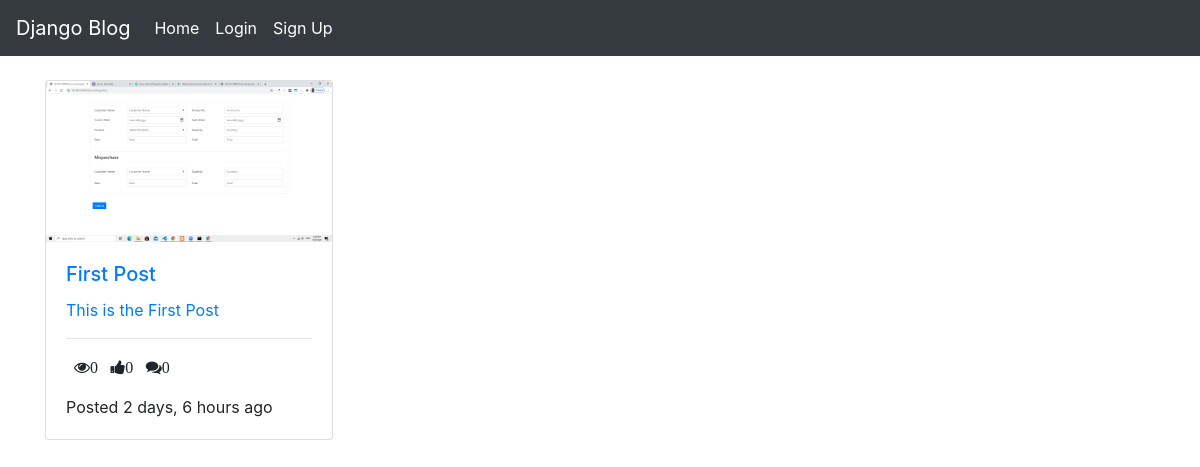
Before: / with the older database file.
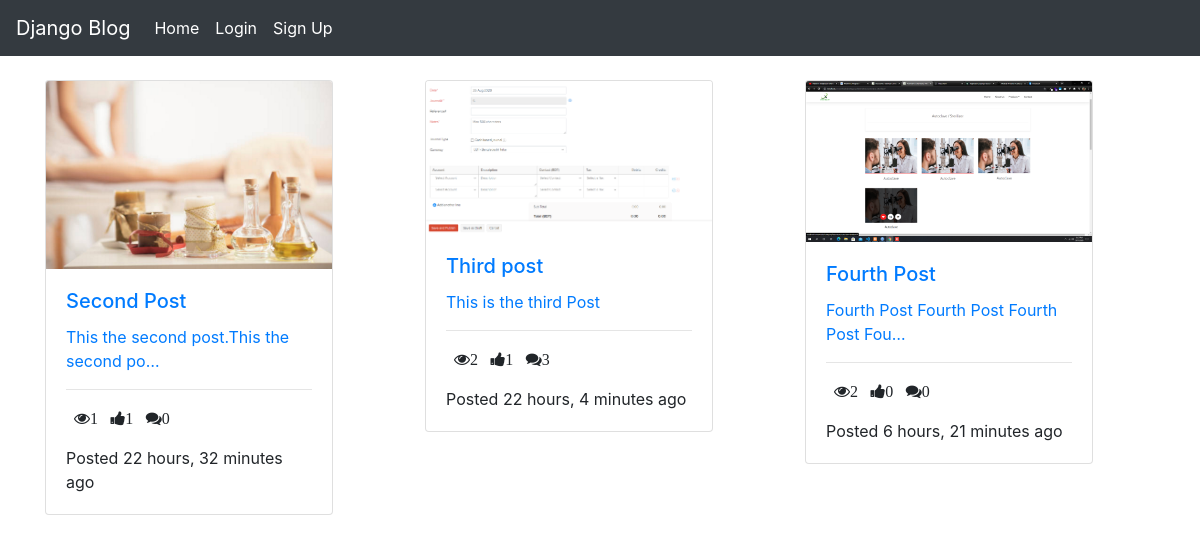
After: the same page with the newer database file.
### posts/models.py (models this page shows, shortened)
class Post(models.Model):
    title = models.CharField(max_length=100)
    content = models.TextField()
    thumbnail = models.ImageField()
    publish_date = models.DateTimeField(auto_now_add=True)
    last_updated = models.DateTimeField(auto_now_add=True)
    author = models.ForeignKey(User, on_delete=models.CASCADE)
    slug=models.SlugField()
    def get_absolute_url(self):
        return reverse('detail',kwargs={
            'slug':self.slug,
        })
    @property
    def get_comment_count(self):
        return self.comment_set.all().count()
    @property
    def get_view_count(self):
        return self.postview_set.all().count()
    @property
    def get_like_count(self):
        return self.like_set.all().count()

### posts/views.py (the view)
# urls.py: path('', PostListView.as_view(), name='list'),
class PostListView(ListView):
    model = Post

### templates/posts/post_list.html
{% extends "base.html" %}
{% block content %}
    <div class="row mt-4">
    {% for object in object_list %}
        <div class="col-md-4">
            <div class="card" style="width: 18rem;">
                <a href="{{object.get_absolute_url}}">
                    <img src="{{object.thumbnail.url}}" class="card-img-top" alt="...">
                    <div class="card-body">
                    <h5 class="card-title">{{object.title}}</h5>
                    <p class="card-text">{{object.content | truncatechars:40}}</p>
                </a>
                <hr>
                  <p>
                      <span><i class="fa fa-eye ml-2">{{object.get_view_count}}</i></span>
                      <span><i class="fa fa-thumbs-up ml-2">{{object.get_like_count}}</i></span>
                      <span><i class="fa fa-comments ml-2">{{object.get_comment_count}}</i></span>
                  </p>
                  <p class="card-text">Posted {{object.publish_date | timesince}} ago</p>
            </div>
        </div>
        </div>
    {% endfor %}
{% endblock content %}

### templates/base.html (shortened to what this page needs)
<!DOCTYPE html>
<html lang="en">
<head>
    <link rel="stylesheet" href="https://stackpath.bootstrapcdn.com/font-awesome/4.7.0/css/font-awesome.min.css">
    <link rel="stylesheet" href="https://cdn.jsdelivr.net/npm/bootstrap@4.5.3/dist/css/bootstrap.min.css"
>
</head>
<body>
  {% block body %}
    <nav class="navbar navbar-expand-md navbar-dark bg-dark">
        <a class="navbar-brand" href="#">Django Blog</a>
        <div class="collapse navbar-collapse" id="navbarsExampleDefault">
          <ul class="navbar-nav mr-auto">
            <li class="nav-item active">
              <a class="nav-link" href="{% url 'list' %}">Home <span class="sr-only">(current)</span></a>
            </li>
            {% if request.user.is_authenticated %}
              <li class="nav-item active">
                <a class="nav-link" href="{% url 'account_logout' %}">Logout</a>
              </li>
            {% else %}
              <li class="nav-item active">
                <a class="nav-link" href="{% url 'account_login' %}">Login</a>
              </li>
              <li class="nav-item active">
                <a class="nav-link" href="{% url 'account_signup' %}">Sign Up</a>
              </li>
            {% endif %}
          </ul>
        </div>
    </nav>
    <div class="container">
    {% block content %}
    {% endblock content %}
    </div>
    {% endblock body %}
</body>
</html>

Changed rows visible on the page:
removed Post: thumbnail (picture), title "First Post", content "This is the First Post", get_view_count "0", get_like_count "0", get_comment_count "0", publish_date "2 days, 6 hours"
added Post: thumbnail (picture), title "Second Post", content "This the second post.This the second po…", get_view_count "1", get_like_count "1", get_comment_count "0", publish_date "22 hours, 32 minutes"
added Post: thumbnail (picture), title "Third post", content "This is the third Post", get_view_count "2", get_like_count "1", get_comment_count "3", publish_date "22 hours, 4 minutes"
added Post: thumbnail (picture), title "Fourth Post", content "Fourth Post Fourth Post Fourth Post Fou…", get_view_count "2", get_like_count "0", get_comment_count "0", publish_date "6 hours, 21 minutes"
